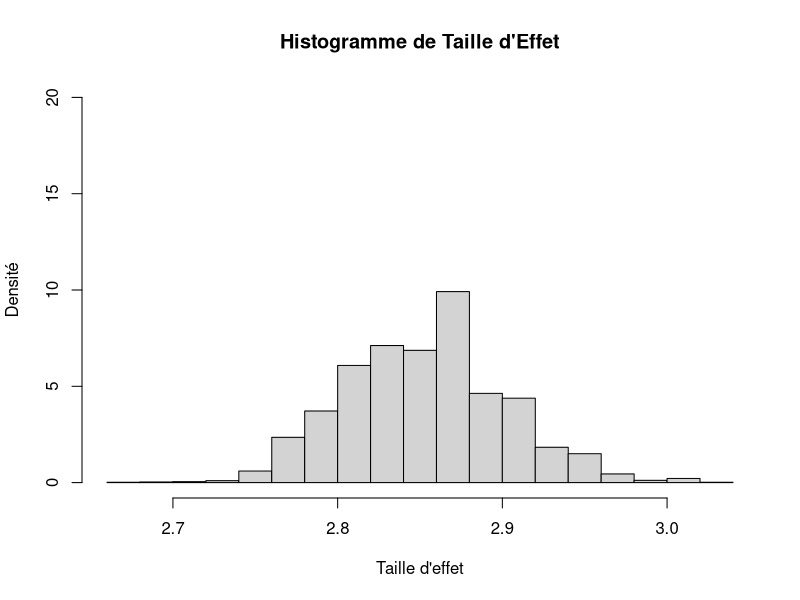

The R script that drew this image:
# Objectif de l'étape 1:
# Déterminer la taille d'effet du cas incongruent sur le cas congruent.
# On part d'un nombre fixé d'observations, ici n = 1000, et on les duplique en utilisant du Bootstrap :
#   Un grand nombre de fois (ici 3000), on va sélectionner 800 observations aléatoirement sur ces 1000,
#   et on va calculer la taille d'effet observée sur ce tirage d'observation.
#   Le alpha et la puissance (donc le beta) sont fixés, ce qui permet de calculer la taille d'effet nécessaire
#   pour avoir une telle puissance étant donné ce alpha.
#   Dans les faits, on tri les valeurs des 800 observations considérées, et la taille d'effet correspond à
#   la différence entre la (1-alpha)ième valeurs et la (1-beta)ième.
# Une fois le calcul effectué pour chaque itération du Bootstrap, on estime la taille d'effet désirée par 
# la moyenne des tailles d'effets obtenues précédemments.


tailledeffet<-function(mean, var, alpha, puissance)
{
  norm <- rnorm(1000, mean, var)
  
  meanu <- 1:3000
  for (i in 1:3000) {
    rand <- sample(1:1000, 800)
    rnormboot <- norm[rand]
    tri <- sort(rnormboot)
    max <- round((1-alpha)*length(rnormboot))
    min <- round((1-puissance)*length(rnormboot))
    umax <- tri[max]
    umin <- tri[min+1]
    meanu[i] <- umax - umin
  }

  hist(meanu,main="Histogramme de Taille d'Effet",xlab="Taille d'effet",ylab="Densité",ylim=c(0,20/sqrt(var)),proba=T)
  
  return(mean(meanu))
}

te<-tailledeffet(10,1, 0.05, 0.9)
te